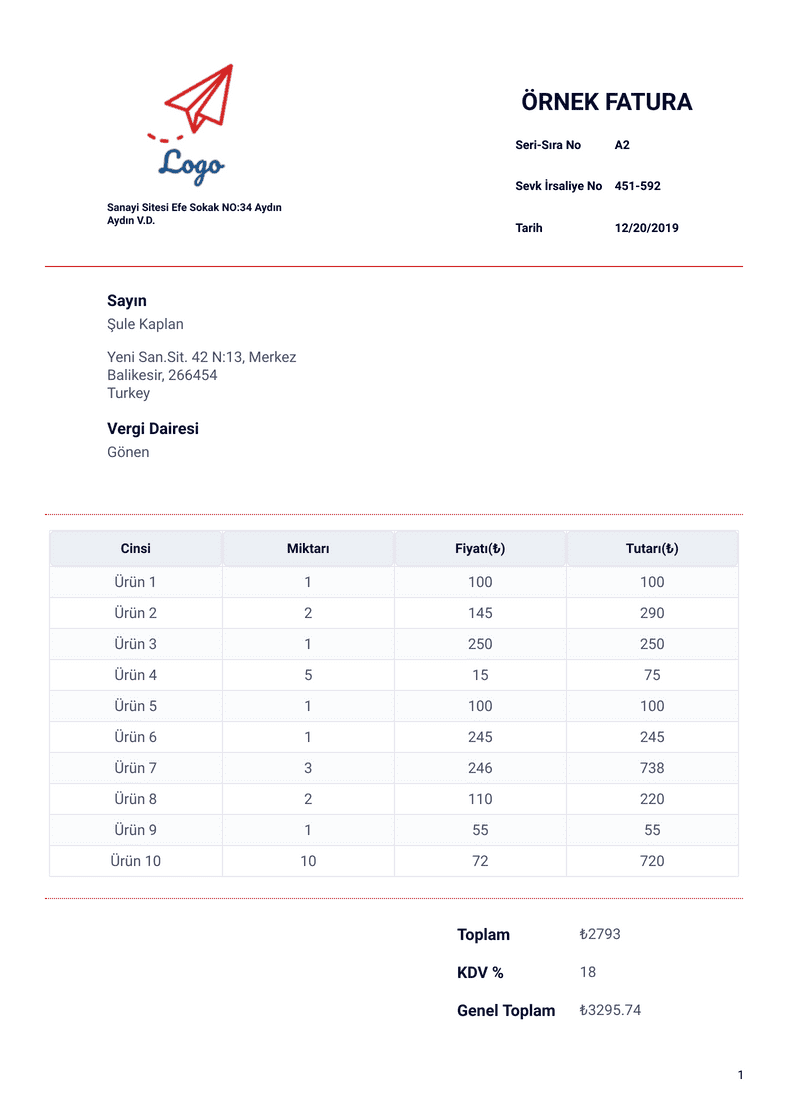
#> input picture tests/2.png, 790 x 1118 px; its folder holds only this picture in this run
$ python -i image_preprocessor.py   (imports and definitions only)   (older library calls are emulated)
#> lines starting #> are read from the running program, lines starting #| are printed output that depends on the picture; after the words box and inside, x2 and y2 are one past the last pixel; in counts of white or black regions, pixels touching at a corner belong together
#> further down, picture is the input picture: PIL image 790x1118 P; mean R, G, B 250.7, 250.5, 251.2
### src/core/logging.py
"""
Logging Configuration
Professional logging setup using Loguru
Supports console and file output with rotation
"""
from loguru import logger
import sys
from pathlib import Path
from src.core.config import settings


def setup_logging():
    """
    Configure logging for the application
    - Console output with colors
    - File output with rotation
    - Different levels for dev/prod
    """

    # Remove default handler
    logger.remove()

    # Console handler (colorized)
    logger.add(
        sys.stdout,
        format="<green>{time:YYYY-MM-DD HH:mm:ss}</green> | <level>{level: <8}</level> | <cyan>{name}</cyan>:<cyan>{function}</cyan>:<cyan>{line}</cyan> - <level>{message}</level>",
        level=settings.LOG_LEVEL,
        colorize=True,
    )

    # Create log directory if not exists
    log_dir = Path(settings.LOG_DIR)
    log_dir.mkdir(parents=True, exist_ok=True)

    # File handler (all logs)
    logger.add(
        f"{settings.LOG_DIR}/app.log",
        format="{time:YYYY-MM-DD HH:mm:ss} | {level: <8} | {name}:{function}:{line} - {message}",
        level="DEBUG",
        rotation=settings.LOG_ROTATION,
        retention=settings.LOG_RETENTION,
        compression="zip",
        enqueue=True,  # Thread-safe
    )

    # File handler (errors only)
    logger.add(
        f"{settings.LOG_DIR}/error.log",
        format="{time:YYYY-MM-DD HH:mm:ss} | {level: <8} | {name}:{function}:{line} - {message}",
        level="ERROR",
        rotation=settings.LOG_ROTATION,
        retention=settings.LOG_RETENTION,
        compression="zip",
        enqueue=True,
    )

    logger.info("🚀 Logging system initialized")
    logger.debug(f"Environment: {settings.ENV}")
    logger.debug(f"Log level: {settings.LOG_LEVEL}")

    return logger


# Initialize logging on module import
log = setup_logging()


# ==========================================
# HELPER FUNCTIONS
# ==========================================

# [19 lines left out: functions log_api_request, log_agent_execution, log_llm_call, not called in this run]


def log_error(error: Exception, context: str = ""):
    """Log error with traceback"""
    logger.exception(f"Error in {context}: {str(error)}")

### src/services/image_preprocessor.py
"""
Image Preprocessor - STRONG + SAFE VERSION
Deskew guarded to prevent 90° disasters
"""
import cv2
import numpy as np
from PIL import Image, ImageEnhance, ImageFilter
from dataclasses import dataclass
from typing import List

from src.core.logging import logger


@dataclass
class PreprocessingResult:
    original: Image.Image
    processed: Image.Image
    enhancements: List[str]
    quality_score: float


class ImagePreprocessor:
    """Powerful but SAFE preprocessing for OCR"""

    def preprocess(self, image: Image.Image) -> PreprocessingResult:
        enhancements = []

        # 1️⃣ grayscale
        img = image.convert("L")

        # 2️⃣ contrast
        img = ImageEnhance.Contrast(img).enhance(2.2)
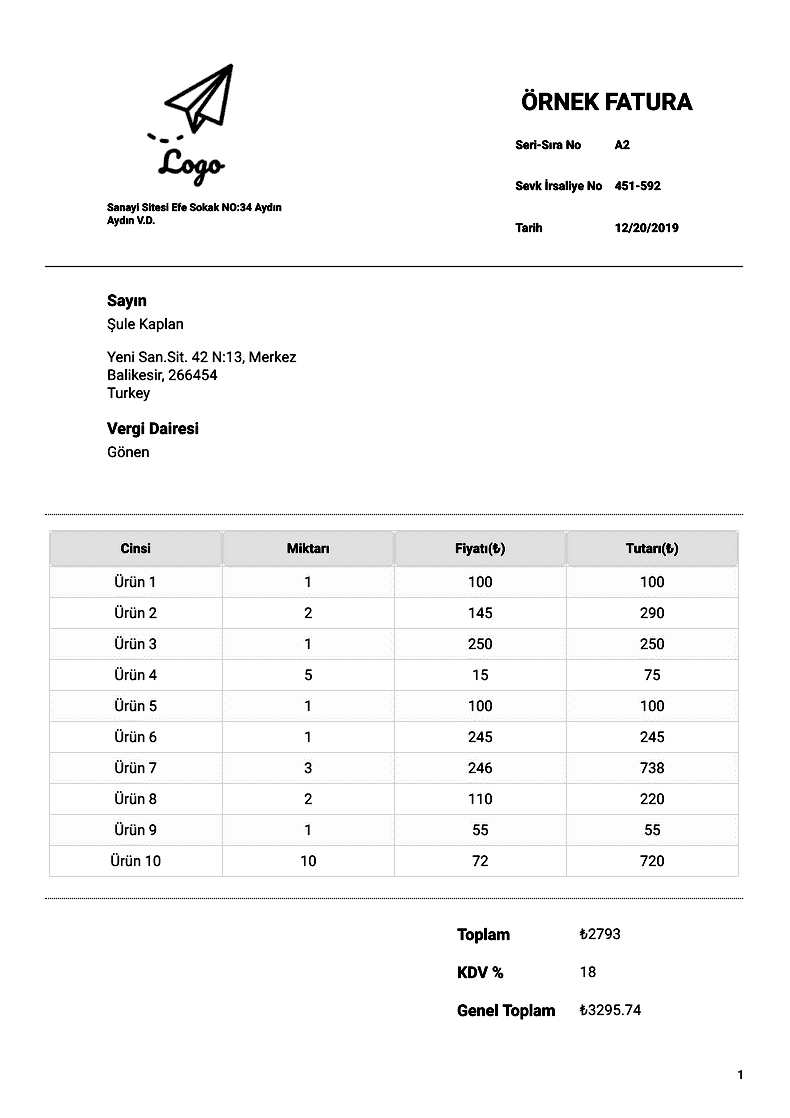
#> img: PIL image 790x1118 L; min 0, max 255, mean 248.3
        enhancements.append("contrast_boost")

        # 3️⃣ sharpen
        img = img.filter(ImageFilter.UnsharpMask(radius=2, percent=150, threshold=3))
        enhancements.append("sharpen")

        cv_img = np.array(img)

        # 4️⃣ adaptive threshold (keep moderate)
        cv_img = cv2.adaptiveThreshold(
            cv_img, 255,
            cv2.ADAPTIVE_THRESH_GAUSSIAN_C,
            cv2.THRESH_BINARY,
            31, 11
        )
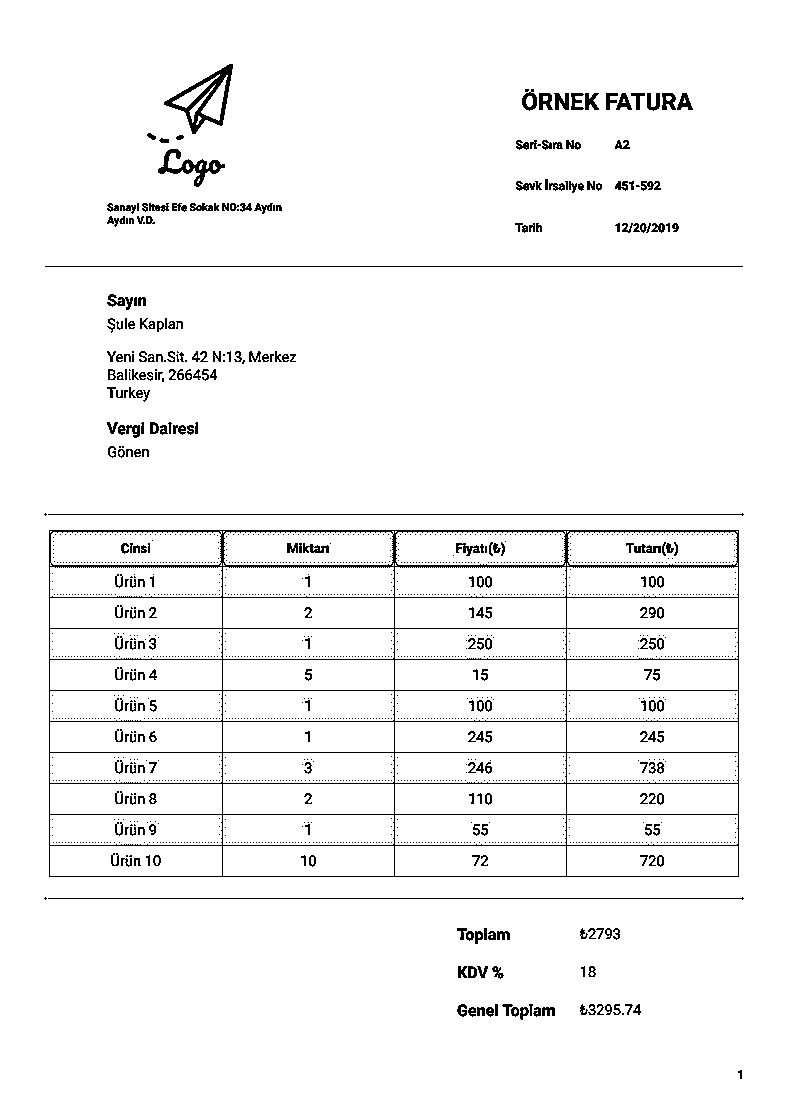
#> cv_img: shape (1118, 790); 96.3% white; black in thin lines or dots, all inside (x1, y1, x2, y2) = (44, 64, 744, 1079)
        enhancements.append("adaptive_threshold")

        # 5️⃣ denoise
        cv_img = cv2.fastNlMeansDenoising(cv_img, h=20)
        enhancements.append("denoise")

        # -------------------------------
        # 6️⃣ SAFE DESKEW (GUARDED)
        # -------------------------------
        angle = 0.0
        try:
            coords = np.column_stack(np.where(cv_img < 255))
#> coords = 32947 pairs, first value 64 to 1078, second value 44 to 743
            if len(coords) > 500:  # enough signal
                raw_angle = cv2.minAreaRect(coords)[-1]
#> raw_angle = -90

                if raw_angle < -45:
                    angle = -(90 + raw_angle)
#> angle = 0
                else:
                    angle = -raw_angle

                # 🚨 GUARD
                if abs(angle) <= 5.0:
                    (h, w) = cv_img.shape[:2]
#> h = 1118; w = 790
                    M = cv2.getRotationMatrix2D((w // 2, h // 2), angle, 1.0)
#> M = [[1, 0, 0], [0, 1, 0]]
                    cv_img = cv2.warpAffine(cv_img, M, (w, h), borderValue=255)
                    enhancements.append(f"deskew_{angle:.2f}")
                else:
                    enhancements.append(f"deskew_skipped_{angle:.1f}")

        except Exception as e:
            logger.warning(f"Deskew failed safely: {e}")

        # back to PIL
        final_img = Image.fromarray(cv_img)

        # 7️⃣ quality score
        sharp = cv2.Laplacian(cv_img, cv2.CV_64F).var()
#> sharp = 12641.7
        contrast = cv_img.std()
#> contrast = 48.16
        quality = min((sharp / 120) * 0.6 + (contrast / 90) * 0.4, 1.0)
#> quality = 1

#> (the run stopped early here; a loop or call above may not have finished)
